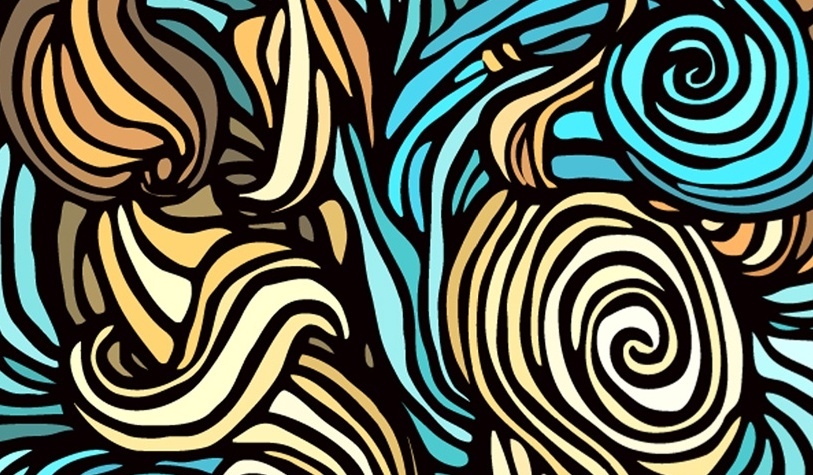
//> input picture Crop_Black/Update.jpg, 813 x 475 px
$ ./main   (built with g++ and OpenCV 4)
//> lines starting //> are read from the running program, lines starting //| are printed output that depends on the picture; after the words box and inside, x2 and y2 are one past the last pixel; in counts of white or black regions, pixels touching at a corner belong together
#include <stdio.h>
#include <iostream>
#include <time.h>

// From OpenCV-2.4.13
#include "opencv2/opencv.hpp"

using namespace cv;
using namespace std;

int main() {
    //-----------------------------------------------------------------------------------------------------------------
    // Windows Timing - Start
    clock_t time1, time2;
    time1 = clock();
    //-----------------------------------------------------------------------------------------------------------------

    const int threshValue = 20;
     // Set to 5%
    const float borderThresh = 0.05f;

    Mat input_img = imread("Update.jpg");
//> input_img is the input picture: 475 rows x 813 cols, CV_8UC3; mean B, G, R 81.9, 96.8, 89.4
    Mat input_img_gray;

    // Convert to Images to Grayscale
    cvtColor (input_img, input_img_gray, CV_RGB2GRAY);
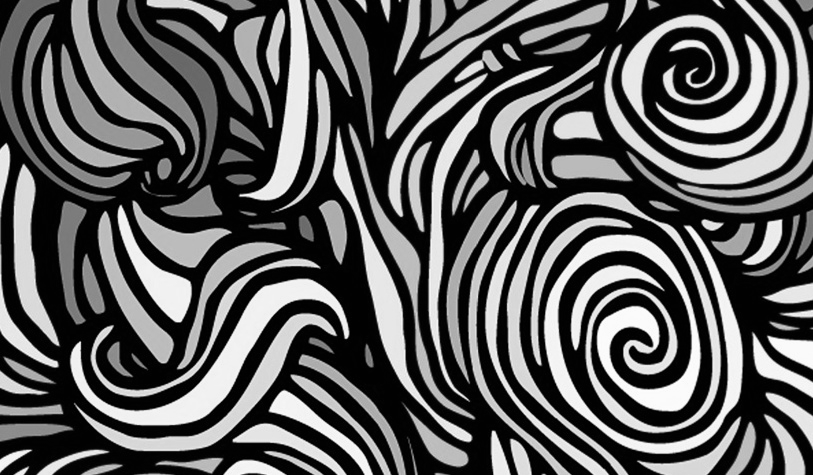
//> input_img_gray: 475 rows x 813 cols, CV_8UC1; min 0, max 254, mean 91.5

    // Threshold
    Mat thresholded;
    threshold(input_img_gray, thresholded, threshValue, 255, THRESH_BINARY);
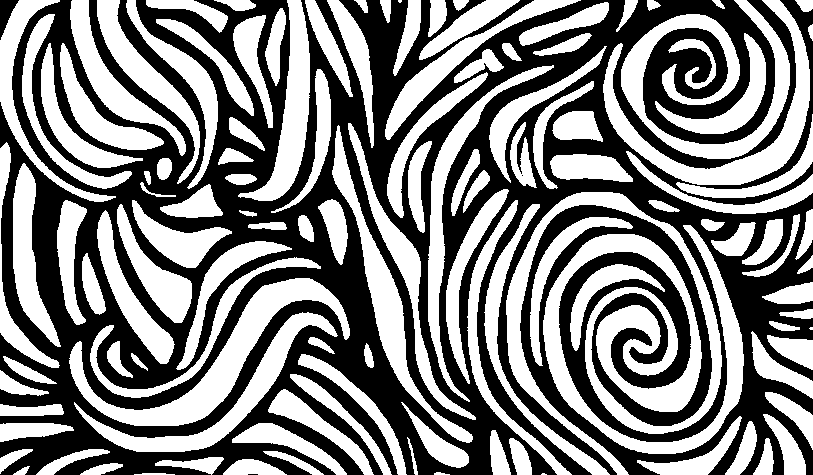
//> thresholded: 475 rows x 813 cols, CV_8UC1; 50.4% white; 4 black regions (2 under 20 px), largest, box (x1, y1, x2, y2) and area: (0, 0, 813, 475) 191271, (0, 0, 19, 40) 360
    morphologyEx(thresholded, thresholded, MORPH_CLOSE,
    // Rectangle Structure and Borders
    getStructuringElement(MORPH_RECT, Size(3, 3)),
    Point(-1, -1), 2, BORDER_CONSTANT, Scalar(0));
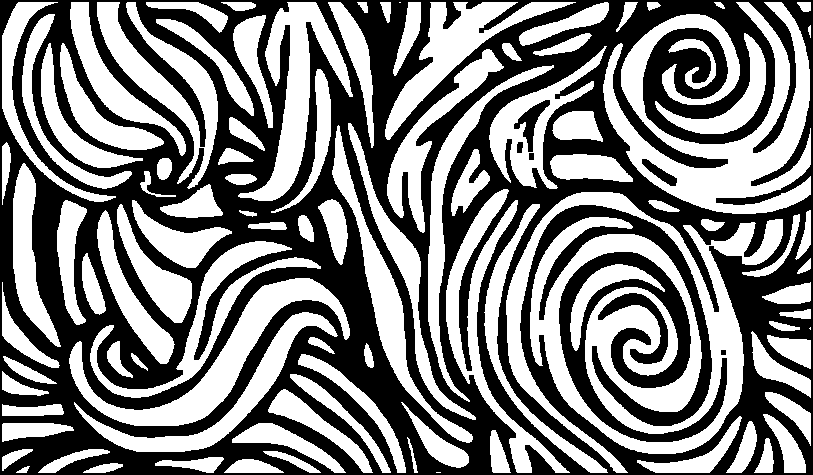
//> thresholded: 475 rows x 813 cols, CV_8UC1; 50.3% white; 8 black regions, largest, box (x1, y1, x2, y2) and area: (0, 0, 813, 475) 180920, (559, 252, 727, 442) 8791, (598, 293, 668, 364) 1353

    Point thresholdLength;
    Point borderRectangle;

    for (int row = 0; row < thresholded.rows; row++) {
        if (countNonZero(thresholded.row(row)) > borderThresh * thresholded.cols) {
            thresholdLength.y = row;
            break;
        }
    }

    for (int col = 0; col < thresholded.cols; col++) {
        if (countNonZero(thresholded.col(col)) > borderThresh * thresholded.rows) {
            thresholdLength.x = col;
            break;
        }
    }

    for (int row = thresholded.rows - 1; row >= 0; row--) {
        if (countNonZero(thresholded.row(row)) > borderThresh * thresholded.cols) {
            borderRectangle.y = row;
            break;
        }
    }

    for (int col = thresholded.cols - 1; col >= 0; col--) {
        if (countNonZero(thresholded.col(col)) > borderThresh * thresholded.rows) {
            borderRectangle.x = col;
            break;
        }
    }

    // Rectangle Region of Interest (roi)
    Rect roi(thresholdLength, borderRectangle);
//> roi = Rect(2, 2, 808, 470)
    Mat cropped = input_img(roi);
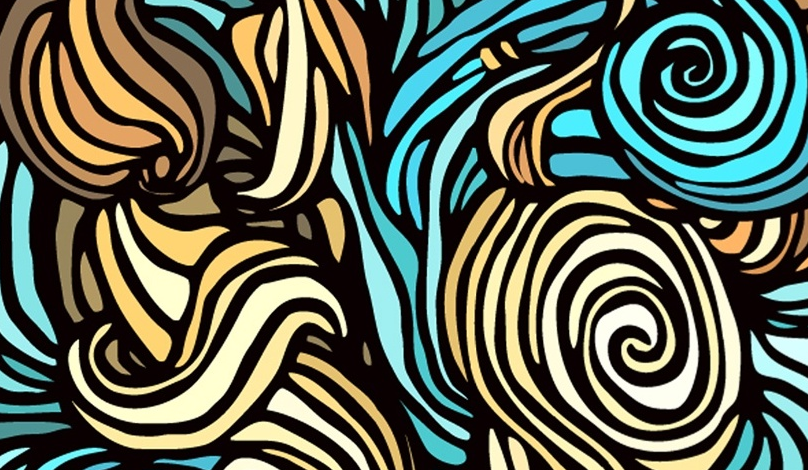
//> cropped: 470 rows x 808 cols, CV_8UC3; mean B, G, R 81.8, 96.8, 89.5

    // Set JPEG lossy compression to minimal
    vector <int> compression_params;
    compression_params.push_back(CV_IMWRITE_JPEG_QUALITY);
    // 100% best possible quality
    compression_params.push_back(100);

    imwrite("Update_o.jpg", cropped, compression_params);

    //-----------------------------------------------------------------------------------------------------------------
    // Windows Timing - End
    time2 = clock();
    float diff = (float)time2 - (float)time1;
    cout << diff << endl;
    //-----------------------------------------------------------------------------------------------------------------

    return 0;
}
